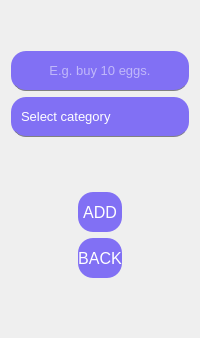
           <widget class="QWidget" name="addTaskPage">
            <property name="autoFillBackground">
             <bool>false</bool>
            </property>
            <layout class="QVBoxLayout" name="verticalLayout_7">
             <item>
              <layout class="QVBoxLayout" name="verticalLayout_2">
               <item>
                <spacer name="verticalSpacer_3">
                 <property name="orientation">
                  <enum>Qt::Vertical</enum>
                 </property>
                 <property name="sizeHint" stdset="0">
                  <size>
                   <width>20</width>
                   <height>40</height>
                  </size>
                 </property>
                </spacer>
               </item>
               <item>
                <widget class="QLineEdit" name="taskNameInput">
                 <property name="minimumSize">
                  <size>
                   <width>0</width>
                   <height>40</height>
                  </size>
                 </property>
                 <property name="font">
                  <font>
                   <family>Arial</family>
                   <pointsize>10</pointsize>
                  </font>
                 </property>
                 <property name="styleSheet">
                  <string notr="true">border:none;
background-color: #8170F4;
color:white;
border-radius: 15px;
border-bottom: 1px solid grey;</string>
                 </property>
                 <property name="maxLength">
                  <number>100</number>
                 </property>
                 <property name="alignment">
                  <set>Qt::AlignCenter</set>
                 </property>
                 <property name="placeholderText">
                  <string>E.g. buy 10 eggs.</string>
                 </property>
                </widget>
               </item>
               <item>
                <widget class="QComboBox" name="taskCategorySelect">
                 <property name="minimumSize">
                  <size>
                   <width>0</width>
                   <height>40</height>
                  </size>
                 </property>
                 <property name="font">
                  <font>
                   <family>Arial</family>
                   <pointsize>10</pointsize>
                  </font>
                 </property>
                 <property name="styleSheet">
                  <string notr="true">QComboBox {
    border: none;
    background-color: #8170F4;
    color: white;
    border-radius: 15px;
    padding-left: 10px;
    padding-right: 25px; /* miejsce na strzałkę */
    border-bottom: 1px solid grey;
}

/* Strzałka rozwijania - prosty trójkąt, bez ramki */
QComboBox::drop-down {
    border: none;
    background: transparent;
    width: 20px;
    subcontrol-origin: padding;
    subcontrol-position: top right;
}

QComboBox::down-arrow {
    image: none; /* usunięcie domyślnej strzałki */
    border: none;
    width: 0; 
    height: 0;
    border-left: 6px solid transparent;
    border-right: 6px solid transparent;
    border-top: 6px solid white; /* biała strzałka w górę */
    margin-right: 6px;
}
</string>
                 </property>
                 <property name="currentText">
                  <string>Select category</string>
                 </property>
                 <property name="currentIndex">
                  <number>0</number>
                 </property>
                 <item>
                  <property name="text">
                   <string>Select category</string>
                  </property>
                 </item>
                 <item>
                  <property name="text">
                   <string>General</string>
                  </property>
                 </item>
                 <item>
                  <property name="text">
                   <string>Shopping list</string>
                  </property>
                 </item>
                 <item>
                  <property name="text">
                   <string>School list</string>
                  </property>
                 </item>
                 <item>
                  <property name="text">
                   <string>Job list</string>
                  </property>
                 </item>
                </widget>
               </item>
               <item>
                <spacer name="verticalSpacer_2">
                 <property name="orientation">
                  <enum>Qt::Vertical</enum>
                 </property>
                 <property name="sizeHint" stdset="0">
                  <size>
                   <width>20</width>
                   <height>40</height>
                  </size>
                 </property>
                </spacer>
               </item>
              </layout>
             </item>
             <item>
              <layout class="QHBoxLayout" name="horizontalLayout_3">
               <item>
                <widget class="QFrame" name="frame_3">
                 <property name="styleSheet">
                  <string notr="true">border:none;</string>
                 </property>
                 <property name="frameShape">
                  <enum>QFrame::StyledPanel</enum>
                 </property>
                 <property name="frameShadow">
                  <enum>QFrame::Raised</enum>
                 </property>
                </widget>
               </item>
               <item>
                <widget class="QFrame" name="frame">
                 <property name="styleSheet">
                  <string notr="true">border: none;
</string>
                 </property>
                 <property name="frameShape">
                  <enum>QFrame::StyledPanel</enum>
                 </property>
                 <property name="frameShadow">
                  <enum>QFrame::Raised</enum>
                 </property>
                 <layout class="QVBoxLayout" name="verticalLayout_10">
                  <item>
                   <widget class="QPushButton" name="addNewTaskBtn">
                    <property name="minimumSize">
                     <size>
                      <width>0</width>
                      <height>40</height>
                     </size>
                    </property>
                    <property name="font">
                     <font>
                      <family>Arial</family>
                      <pointsize>12</pointsize>
                      <weight>50</weight>
                      <bold>false</bold>
                     </font>
                    </property>
                    <property name="styleSheet">
                     <string notr="true">QPushButton{
border:none;
border-radius: 15px;
background-color: #8170F4;
color:white;
}
QPushButton:hover {
    background-color: #725EF4;
}


</string>
                    </property>
                    <property name="text">
                     <string>ADD</string>
                    </property>
                   </widget>
                  </item>
                  <item>
                   <widget class="QPushButton" name="backToPage1Btn">
                    <property name="minimumSize">
                     <size>
                      <width>0</width>
                      <height>40</height>
                     </size>
                    </property>
                    <property name="font">
                     <font>
                      <family>Arial</family>
                      <pointsize>12</pointsize>
                     </font>
                    </property>
                    <property name="styleSheet">
                     <string notr="true">QPushButton{
border:none;
border-radius: 15px;
background-color: #8170F4;
color:white;
}
QPushButton:hover {
    background-color: #725EF4;
}


</string>
                    </property>
                    <property name="text">
                     <string>BACK</string>
                    </property>
                   </widget>
                  </item>
                  <item>
                   <spacer name="verticalSpacer_5">
                    <property name="orientation">
                     <enum>Qt::Vertical</enum>
                    </property>
                    <property name="sizeHint" stdset="0">
                     <size>
                      <width>20</width>
                      <height>40</height>
                     </size>
                    </property>
                   </spacer>
                  </item>
                 </layout>
                </widget>
               </item>
               <item>
                <widget class="QFrame" name="frame_2">
                 <property name="styleSheet">
                  <string notr="true">border:none;</string>
                 </property>
                 <property name="frameShape">
                  <enum>QFrame::StyledPanel</enum>
                 </property>
                 <property name="frameShadow">
                  <enum>QFrame::Raised</enum>
                 </property>
                </widget>
               </item>
              </layout>
             </item>
            </layout>
           </widget>
